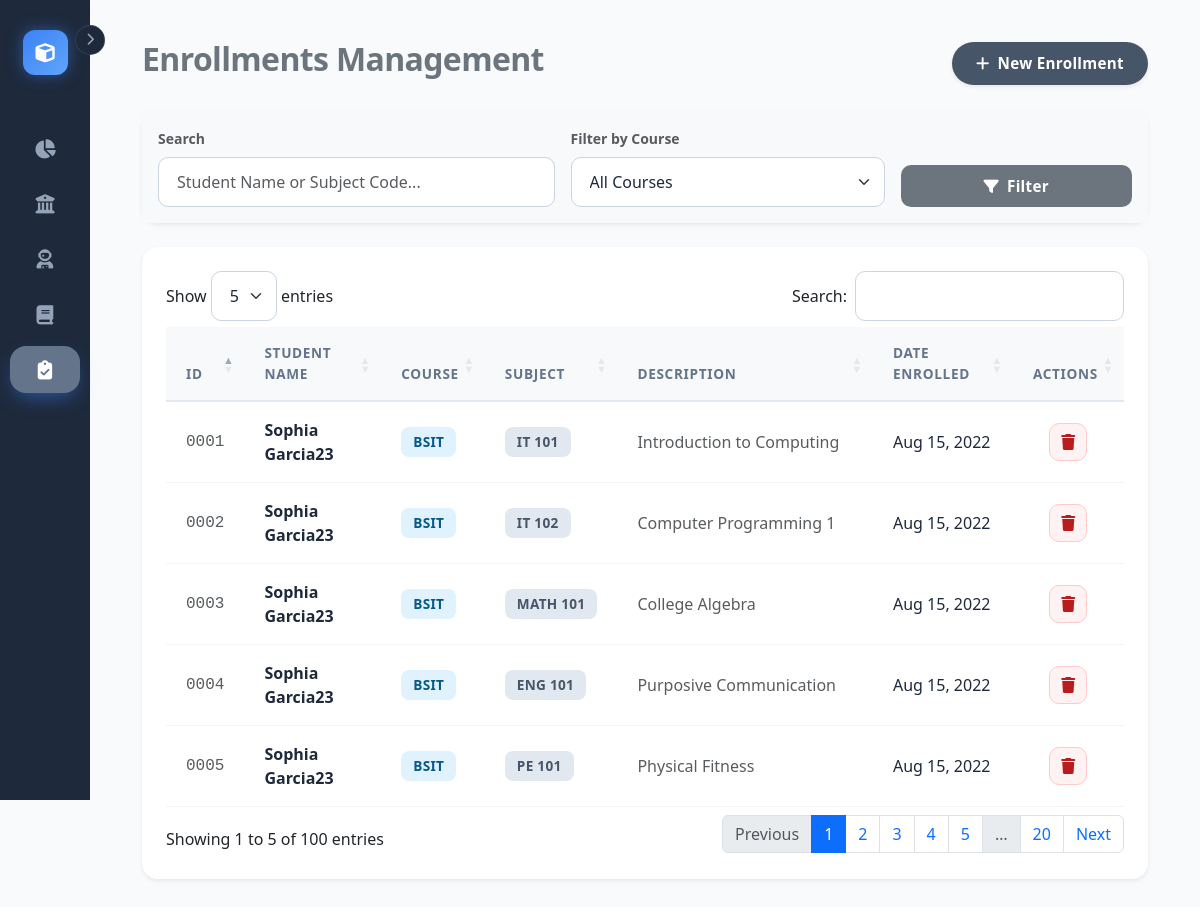
/pages/enrollments.php, run on the app's committed database.
### tables this page shows
CREATE TABLE `enrollments` (
  `id` int(11) NOT NULL AUTO_INCREMENT,
  `student_id` int(11) NOT NULL,
  `subject_id` int(11) NOT NULL,
  `enrolled_at` timestamp NOT NULL DEFAULT current_timestamp(),
  PRIMARY KEY (`id`),
  FOREIGN KEY (`student_id`) REFERENCES `students` (`id`) ON DELETE CASCADE,
  FOREIGN KEY (`subject_id`) REFERENCES `curriculum` (`CurriculumID`) ON DELETE CASCADE
);

CREATE TABLE `students` (
  `id` int(11) NOT NULL AUTO_INCREMENT,
  `lastname` varchar(50) NOT NULL,
  `firstname` varchar(50) NOT NULL,
  `middlename` varchar(50) DEFAULT NULL,
  `age` int(11) NOT NULL,
  `email` varchar(100) NOT NULL,
  `phone` varchar(20) DEFAULT NULL,
  `created_at` timestamp NOT NULL DEFAULT current_timestamp(),
  PRIMARY KEY (`id`),
  UNIQUE KEY `email` (`email`)
);

CREATE TABLE `course` (
  `courseID` varchar(10) NOT NULL,
  `course_code` varchar(20) NOT NULL,
  `description` varchar(100) NOT NULL,
  PRIMARY KEY (`courseID`)
);

CREATE TABLE `curriculum` (
  `CurriculumID` int(11) NOT NULL AUTO_INCREMENT,
  `courseID` varchar(10) DEFAULT NULL,
  `subject_code` varchar(20) NOT NULL,
  `description` text NOT NULL,
  `year_level` int(11) NOT NULL,
  `semester` varchar(20) NOT NULL,
  `units` int(11) NOT NULL DEFAULT 3,
  PRIMARY KEY (`CurriculumID`),
  FOREIGN KEY (`courseID`) REFERENCES `course` (`courseID`) ON DELETE SET NULL
);

### pages/enrollments.php (the view, shortened to what this page needs)
<?php
require '../config/db.php';
$sql = "SELECT e.id, s.firstname, s.lastname, c.subject_code, c.description, co.course_code, e.enrolled_at
        FROM enrollments e
        JOIN students s ON e.student_id = s.id
        JOIN curriculum c ON e.subject_id = c.CurriculumID
        LEFT JOIN course co ON c.courseID = co.courseID
        WHERE 1=1";
$params = [];
$searchQuery = $_GET['search'] ?? '';
$sql .= " ORDER BY e.enrolled_at DESC LIMIT 100";
$stmt = $pdo->prepare($sql);
$stmt->execute($params);
$enrollments = $stmt->fetchAll();
?>
<?php include '../includes/sidebar.php'; ?>
<div class="container-fluid main-content">
    <div class="d-flex justify-content-between align-items-center mb-4">
        <h2 class="fw-bold text-secondary">Enrollments Management</h2>
        <button class="btn btn-primary rounded-pill px-4 shadow-sm" data-bs-toggle="modal" data-bs-target="#addModal">
            <i class="fas fa-plus me-2"></i>New Enrollment
        </button>
    </div>
    <div class="card border-0 shadow-sm mb-4">
        <div class="card-body bg-light rounded">
            <form method="GET" class="row g-3 align-items-end">
                <div class="col-md-5">
                    <label class="form-label fw-bold small text-muted">Search</label>
                    <input type="text" name="search" class="form-control" placeholder="Student Name or Subject Code..." value="<?php echo htmlspecialchars($searchQuery); ?>">
                </div>
                <div class="col-md-4">
                    <label class="form-label fw-bold small text-muted">Filter by Course</label>
                    <select name="courseID" class="form-select">
                        <option value="">All Courses</option>
                    </select>
                </div>
                <div class="col-md-3">
                    <button type="submit" class="btn btn-secondary w-100">
                        <i class="fas fa-filter me-2"></i>Filter
                    </button>
                </div>
            </form>
        </div>
    </div>
    <div class="card border-0 shadow-sm p-4">
        <table id="enrollmentTable" class="table table-hover align-middle">
            <thead class="bg-light text-secondary">
                <tr>
                    <th>ID</th> <th>Student Name</th> <th>Course</th> <th>Subject</th> <th>Description</th> <th>Date Enrolled</th> <th class="text-center">Actions</th>
                </tr>
            </thead>
            <tbody>
                <?php if (count($enrollments) > 0): ?>
                    <?php foreach ($enrollments as $row): ?>
                        <tr>
                            <td class="text-muted small font-monospace"><?php echo str_pad($row['id'], 4, '0', STR_PAD_LEFT); ?></td>
                            <td class="fw-bold"><?php echo htmlspecialchars($row['firstname'] . ' ' . $row['lastname']); ?></td>
                            <td><span class="badge bg-info text-dark"><?php echo htmlspecialchars($row['course_code']); ?></span></td>
                            <td><span class="badge bg-primary bg-opacity-10 text-primary border border-primary"><?php echo htmlspecialchars($row['subject_code']); ?></span></td>
                            <td class="text-muted small"><?php echo htmlspecialchars($row['description']); ?></td>
                            <td><?php echo date('M d, Y', strtotime($row['enrolled_at'])); ?></td>
                            <td class="text-center">
                                <form method="POST" class="d-inline delete-form">
                                    <button type="button" class="btn btn-danger btn-sm delete-btn"><i class="fas fa-trash"></i></button>
                                </form>
                            </td>
                        </tr>
                    <?php endforeach; ?>
                <?php endif; ?>
            </tbody>
        </table>
    </div>
</div>
</body>
</html>

### includes/header_styles.php (style rules this page uses)
:root { --app-bg: #f8fafc; --sidebar-bg: #1e293b; --card-bg: #ffffff; --primary: #475569; --primary-hover: #334155; --accent: #64748b; --text-dark: #1e293b; --text-muted: #64748b; --success: #10b981; --warning: #f59e0b; --danger: #ef4444; --info: #3b82f6; --radius-lg: 16px; --radius-md: 10px; }
body { font-family: 'Segoe UI', Roboto, Helvetica, Arial, sans-serif; background-color: var(--app-bg); color: var(--text-dark); overflow-x: hidden; font-size: 16px; -webkit-font-smoothing: antialiased; }
h1, h2, h3, h4, h5, h6 { font-weight: 700 !important; letter-spacing: -0.02em; }
.card { background: var(--card-bg); border: 1px solid #e2e8f0; border-radius: var(--radius-lg); box-shadow: 0 4px 6px -1px rgba(0, 0, 0, 0.05), 0 2px 4px -1px rgba(0, 0, 0, 0.03); transition: transform 0.3s ease, box-shadow 0.3s ease; }
.table thead th { background-color: transparent; color: var(--text-muted); font-weight: 700; text-transform: uppercase; font-size: 0.85rem; letter-spacing: 0.05em; padding: 16px 20px; border-bottom: 2px solid #e2e8f0; }
.table tbody td { padding: 16px 20px; vertical-align: middle; color: var(--text-dark); border-bottom: 1px solid #f1f5f9; font-size: 1rem; font-weight: 500; }
.form-control, .form-select { background-color: #ffffff; border: 1px solid #cbd5e1; border-radius: var(--radius-md); padding: 12px 18px; font-size: 1rem; color: var(--text-dark); transition: all 0.2s; }
.btn { padding: 10px 24px; border-radius: var(--radius-md); font-weight: 600; letter-spacing: 0.02em; border: none; transition: all 0.2s; font-size: 0.95rem; }
.btn-primary { background-color: var(--primary); color: white; }
.btn-danger { background-color: #fef2f2; color: #b91c1c; border: 1px solid #fecaca; }
.table .btn { width: 38px; height: 38px; padding: 0; display: inline-flex; align-items: center; justify-content: center; border-radius: 10px; margin: 0 4px; font-size: 1rem; }
.badge { font-weight: 600; padding: 8px 12px; border-radius: 8px; border: none !important; font-size: 0.85rem; letter-spacing: 0.02em; }
.badge.bg-primary { background-color: #e2e8f0 !important; color: var(--primary) !important; }
.badge.bg-info { background-color: #e0f2fe !important; color: #075985 !important; }

### data on the page
enrollments: id "0001", student.lastname "Sophia Garcia23", course.course_code "BSIT", subject.subject_code "IT 101", subject.description "Introduction to Computing", enrolled_at "Aug 15, 2022"
enrollments: id "0002", student.lastname "Sophia Garcia23", course.course_code "BSIT", subject.subject_code "IT 102", subject.description "Computer Programming 1", enrolled_at "Aug 15, 2022"
enrollments: id "0003", student.lastname "Sophia Garcia23", course.course_code "BSIT", subject.subject_code "MATH 101", subject.description "College Algebra", enrolled_at "Aug 15, 2022"
enrollments: id "0004", student.lastname "Sophia Garcia23", course.course_code "BSIT", subject.subject_code "ENG 101", subject.description "Purposive Communication", enrolled_at "Aug 15, 2022"
enrollments: id "0005", student.lastname "Sophia Garcia23", course.course_code "BSIT", subject.subject_code "PE 101", subject.description "Physical Fitness", enrolled_at "Aug 15, 2022"
